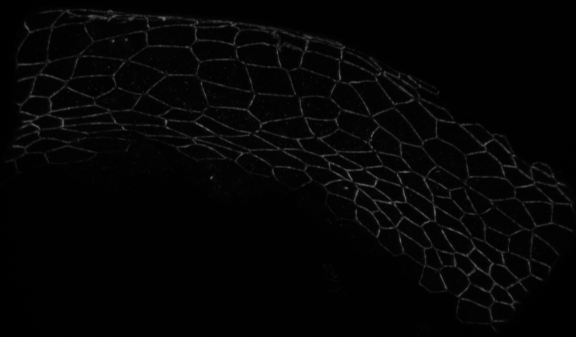
#> input picture Dissects/stores/2d_images.tif, 576 x 337 px; its folder holds only this picture in this run
$ python -i in_out.py   (imports and definitions only)   (older library calls are emulated)
#> lines starting #> are read from the running program, lines starting #| are printed output that depends on the picture; after the words box and inside, x2 and y2 are one past the last pixel; in counts of white or black regions, pixels touching at a corner belong together
#> further down, picture is the input picture: shape (337, 576); min 0, max 113, mean 4.9
# Copyright 2016 Jochen Kursawe. See the LICENSE file at the top-level directory
# of this distribution and at https://github.com/kursawe/MCSTracker/blob/master/LICENSE.

"""In this file the main mesh classes 'Mesh', 'Element', and 'Node' are defined.
"""
import glob
import re
from os import path
import os
import numpy as np
import matplotlib.pyplot as plt
import cv2
import pickle
from .core import Mesh, Node, Element
import mahotas

# [107 lines left out: functions load, convert_from_ilastik, convert_single_file_from_ilastik, create_segmentation_from_seeds, not called in this run]

def create_seeds_from_image( input_image ):
    """Create seeds from image to grow full segmentation.

    Parameters
    ----------

    input_image : nd array
        array representation of the image

    Returns
    -------
    seed_image : nd array
        image filled with zeros, each 'seed' has a different integer value
    """

    # This will find all the cell-inner parts
    this_image_binary = np.array( (input_image == 2), dtype = 'uint8' )
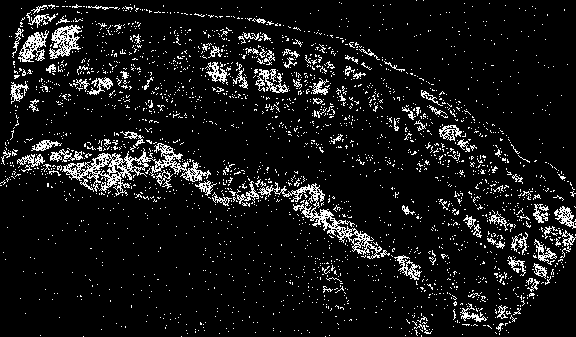
#> this_image_binary: shape (337, 576); values 0 (black) and 1 (white), 8.7% white in thin lines or dots

    # distinguish cv2 versions
    if (float(cv2.__version__.split(".")[0]) < 3.0):
        these_contours, hirarchy = cv2.findContours(this_image_binary, cv2.RETR_EXTERNAL, cv2.CHAIN_APPROX_NONE)
    else:
        _,these_contours, hirarchy = cv2.findContours(this_image_binary, cv2.RETR_EXTERNAL, cv2.CHAIN_APPROX_NONE)
#> these_contours = 2560 contours, 2503 with area under 20; largest, box (x1, y1, x2, y2) and area: (62, 143, 211, 196) 2030, (258, 182, 382, 259) 1186, (49, 25, 82, 59) 564, (18, 30, 49, 62) 416, (255, 69, 289, 93) 248; hirarchy = 2560 rows, first 6: [1, -1, -1, -1], [2, 0, -1, -1], [3, 1, -1, -1], [4, 2, -1, -1], [5, 3, -1, -1], [6, 4, -1, -1]
    seed_image = np.zeros_like(input_image, dtype = 'uint')
    helper_image = np.zeros_like(input_image, dtype = 'uint8')
    seed_counter = 1
    for contour_counter, contour in enumerate(these_contours):
        helper_image[:] = 0
        cv2.drawContours( helper_image, these_contours, contour_counter, color = 1,
                          thickness = -1 )
        if np.count_nonzero(helper_image) > 1:
            seed_image[ helper_image == 1 ] = seed_counter
            seed_counter +=1
#> this loop made 2560 passes
#> contour on passes 1 to 12: [[325, 336]], [[181, 336]], [[83, 336]], [[421, 335], [421, 336]], [[405, 335]], [[329, 335]], [[40, 335]], [[462, 334]], [[499, 333], [499, 334]], [[419, 333]], [[411, 333]], [[301, 333]]
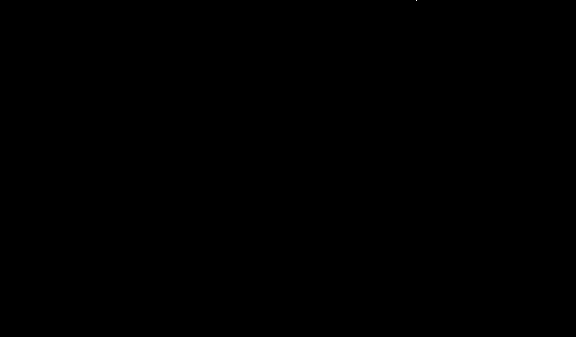
#> helper_image: shape (337, 576); values 0 (black) and 1 (white), 0% white in thin lines or dots, all inside (x1, y1, x2, y2) = (416, 0, 417, 1)
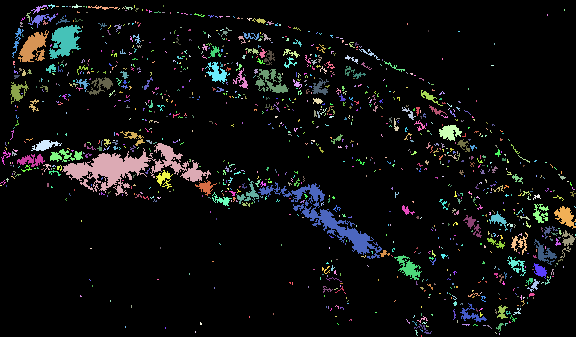
#> seed_image: shape (337, 576) uint64; 1161 distinct labels, from 0 to 1160; one colour per label, 0 black
#> after the loop, seed_counter = 1161

    return seed_image

# [427 lines left out: functions load_sequence, read_sequence_from_data, read_frame_from_data, read_data_and_create_raw_mesh, get_contour_list, find_triple_junctions_at_pixel and 1 more, not called in this run]

def _atoi(text):
    """Helper method for sorting in read_sequence_from_data"""
    return int(text) if text.isdigit() else text

# [9 lines left out: function _natural_keys, not called in this run]

>>> import cv2
>>> picture = cv2.imread('../stores/2d_images.tif', cv2.IMREAD_GRAYSCALE)
>>> result = create_seeds_from_image(picture)
